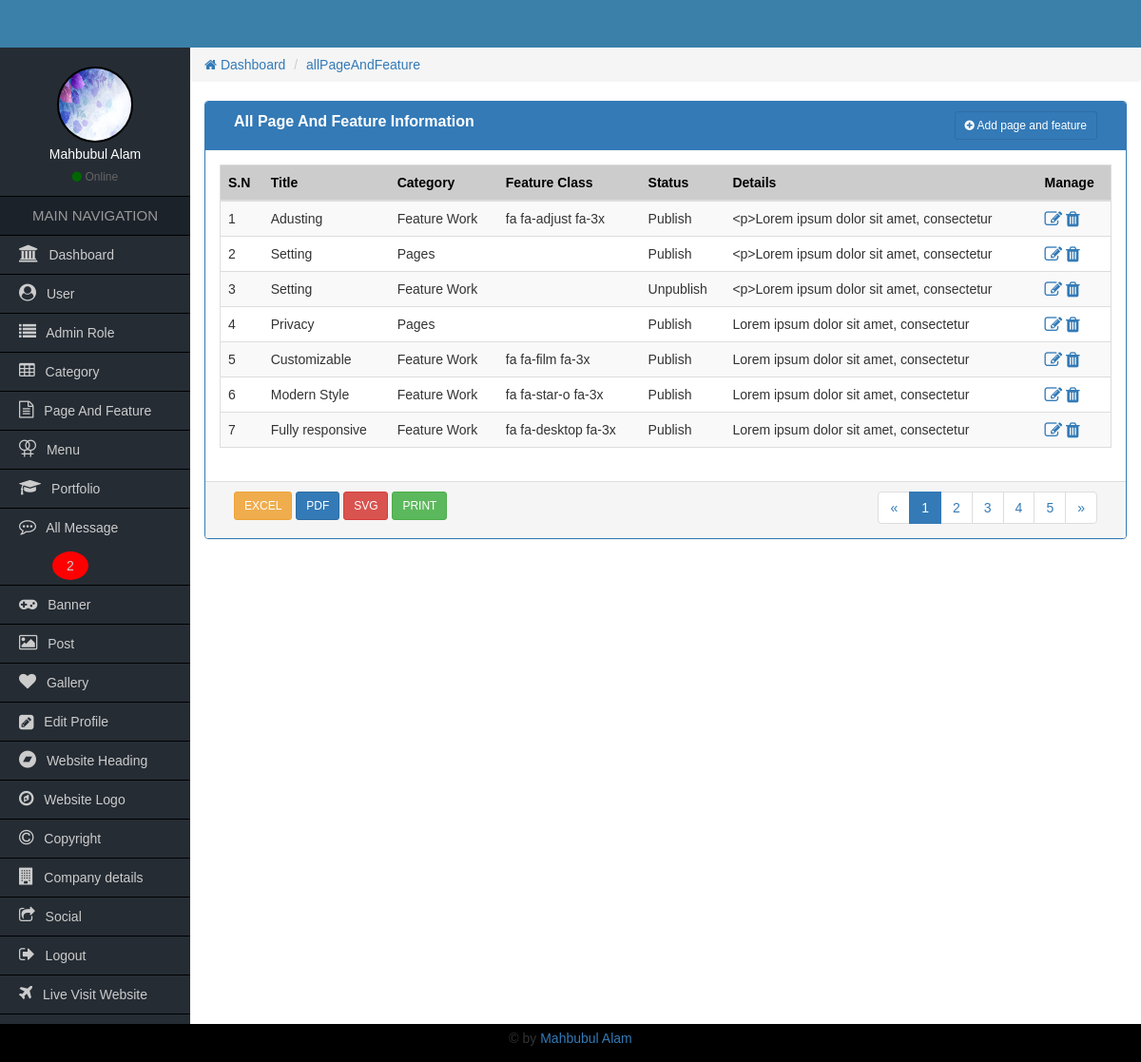
Before: /Admin/allPageAndFeature.php (signed in) with the older database file.
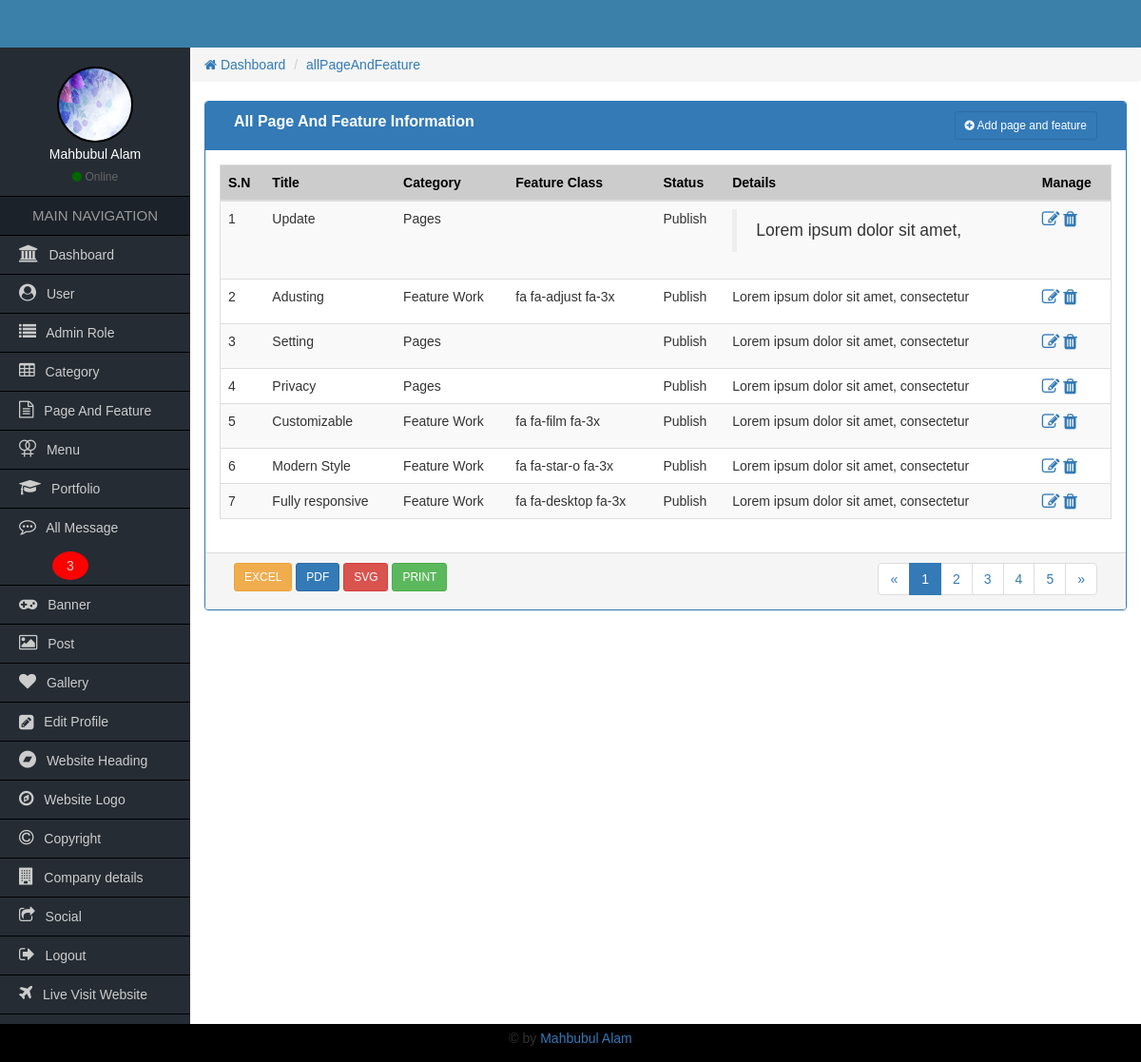
After: the same page with the newer database file.
### tables this page shows
CREATE TABLE `tbl_pageandfeature` (
  `pId` int(11) NOT NULL,
  `pTitle` varchar(110) NOT NULL,
  `pIconClass` varchar(40) NOT NULL,
  `pDetails` text NOT NULL,
  `pCategory` int(11) NOT NULL,
  `pStatus` int(11) NOT NULL,
  `pUploaderId` int(11) NOT NULL,
  `pUploaderName` varchar(25) NOT NULL,
  `pUploadedDate` timestamp NOT NULL DEFAULT CURRENT_TIMESTAMP
);

### Admin/functions/function.php (called while the page is built, shortened)
<?php
    function getHeader(){
        require_once "inc/header.php";
    }
    function getSidebar(){
            require_once "inc/sidebar.php";
        }
    function getBread(){
            require_once "inc/bread.php";
        }
    function getFooter(){
            require_once "inc/footer.php";
        }
    function textShorten($text,$limit){
        $text = substr($text,0,$limit);
        $text = substr($text,0,strrpos($text,' '));
        return $text;
    }
    function getCurrentPage() {
    $link = explode('/', $_SERVER['PHP_SELF']);
    $page = $link[count($link) - 1];
    $page = explode('.',$page);
    $page = $page[0];
    return $page;
}
?>

### Admin/allPageAndFeature.php (the view, shortened to what this page needs)
<?php
    require_once "functions/function.php";
?>
<?php
    getHeader();
    getSidebar();
    getBread();
?>
                <div class="col-md-12">
                	<div class="panel panel-primary">
                        <div class="panel-heading">
                            <div class="col-md-9 heading_title">
                                All Page And Feature Information
                             </div>
                             <div class="col-md-3 text-right">
                             	<a href="addPageAndFeature.php" class="btn btn-sm btn btn-primary"><i class="fa fa-plus-circle"></i> Add page and feature</a>
                            </div>
                            <div class="clearfix"></div>
                        </div>
                      <div class="panel-body">
                          <table class="table table-responsive table-striped table-hover table_cus">
                          		<thead class="table_head">
                            		<tr>
                                       <th>S.N</th>
                                    	<th>Title</th>
                                        <th>Category</th>
                                        <th>Feature Class</th>
                                        <th>Status</th>
                                        <th class="hidden-xs">Details</th>
                                        <th>Manage</th>
                                    </tr>
                            	</thead>
                                <tbody>
                                 <?php
                                    $query = "SELECT * FROM tbl_pageandfeature ORDER BY pId DESC";
                                    $result = mysqli_query($con,$query)->fetch_all(MYSQLI_ASSOC);
                                    if($result){
                                        $i=0;
                                        foreach($result as $p){
                                 ?>
                                	<tr>
                                       <td><?=++$i;?></td>
                                    	<td><?=$p['pTitle'];?></td>
                                        <td><?php if($p['pCategory']==1) echo 'Feature Work';else echo 'Pages';?></td>
                                        <td><?=$p['pIconClass'];?></td>
                                        <td><?php if($p['pStatus']==1) echo 'Unpublish'; else echo 'Publish';?></td>
                                        <td class="hidden-xs"><?=textShorten($p['pDetails'],50);?></td>
                                        <td>
                                            <a href="EditPageAndFeature.php?pEditId=<?=$p['pId'];?>"><i class="fa fa-edit fa-lg"></i></a>
                                            <a onclick="return confirm('Are you sure to remove this id');" href="?pDeleteId=<?=$p['pId'];?>"><i class="fa fa-trash fa-lg"></i></a>
                                        </td>
                                    </tr>
                                    <?php } } ?>
                                </tbody>
                          </table>
                      </div>
                      <div class="panel-footer">
                        <div class="col-md-4">
                        	<a href="#" class="btn btn-sm btn-warning">EXCEL</a>
                            <a href="#" class="btn btn-sm btn-primary">PDF</a>
                            <a href="#" class="btn btn-sm btn-danger">SVG</a>
                            <a href="#" class="btn btn-sm btn-success">PRINT</a>
                        </div>
                        <div class="col-md-4">
                        </div>
                        <div class="col-md-4 text-right">
                        	<nav aria-label="Page navigation">
                              <ul class="pagination pagina_cus">
                                <li>
                                  <a href="#" aria-label="Previous">
                                    <span aria-hidden="true">&laquo;</span>
                                  </a>
                                </li>
                                <li class="active"><a href="#">1</a></li>
                                <li><a href="#">2</a></li>
                                <li><a href="#">3</a></li>
                                <li><a href="#">4</a></li>
                                <li><a href="#">5</a></li>
                                <li>
                                  <a href="#" aria-label="Next">
                                    <span aria-hidden="true">&raquo;</span>
                                  </a>
                                </li>
                              </ul>
                            </nav>
                        </div>
                        <div class="clearfix"></div>
                      </div>
                    </div>
                </div>
<?php
    getFooter();
?>

### Admin/inc/header.php (shortened to what this page needs)
<!DOCTYPE html>
<html lang="en">
  <head>
    <link type="text/css" rel="stylesheet" href="css/font-awesome.min.css"/>
    <link type="text/css" href="css/bootstrap.min.css" rel="stylesheet">
    <link type="text/css" rel="stylesheet" href="css/style.css"/>
  </head>
  <body>
  	<div class="container-fluid header_full">
    	<div class="container header">
        </div>
    </div>
    <div class="container-fluid content_full">
        <div class="row">

### Admin/inc/sidebar.php
<div class="col-md-2 sidebar pd0">
            	<div class="side_user">
                   <?php
                      $userId = $_SESSION['userId'];
                      $query = "SELECT * FROM tbl_admin_user WHERE userId='$userId'";
                      global $con;
                      $result = mysqli_query($con,$query);
                      $resultAdmin = mysqli_fetch_array($result);
                      if($resultAdmin['userImage'] != NULL){
                    ?>
                	<img class="img-responsive" src="uploads/<?=$resultAdmin['userImage'];?>"/>
                   <?php }else{ ?>
                	<img class="img-responsive" src="images/avatar.png"/>
                   <?php } ?>
                    <h4><?=$resultAdmin['userName'];?></h4>
                    <span><i class="fa fa-circle"></i> Online</span>
                </div>
                <h2>MAIN NAVIGATION</h2>
                <ul>
                	<li><a href="index.php"><i class="fa fa-university"></i> Dashboard</a></li>
                   <?php if($_SESSION['roleId'] <= 2){ ?>
                        <li><a href="allUser.php"><i class="fa fa-user-circle"></i> User</a></li>
                        <li><a href="allAdminRole.php"><i class="fa fa-list"></i> Admin Role</a></li>
                    <?php } ?>
                    <?php if($_SESSION['roleId'] <= 4){ ?>
                        <li><a href="allCategory.php"><i class="fa fa-table"></i> Category</a></li>
                        <li><a href="allPageAndFeature.php"><i class="fa fa-file-text-o"></i> Page And Feature</a></li>
                    <?php } ?>
                    <?php if($_SESSION['roleId'] <= 3){ ?>
                       <li><a href="allMenu.php"><i class="fa fa-venus-double" aria-hidden="true"></i> Menu</a></li>
                       <li><a href="allPortfolio.php"><i class="fa fa-graduation-cap" aria-hidden="true"></i> Portfolio</a></li>
                       <?php
                            global $con;
                            $query = "SELECT * FROM tbl_contact WHERE contactStatus='1'";
                            $messageResult = mysqli_query($con,$query);
                            $count = mysqli_num_rows($messageResult);
                        ?>
                        <li><a href="allMessage.php"><i class="fa fa-commenting-o"></i> All Message <?php if($count > 0){?><span style="border-radius:50%;background-color:red;padding:7px 15px;margin-left:35px;"><?=$count;?></span><?php }?></a></li>
                    <?php } ?>
                    <li><a href="allBanner.php"><i class="fa fa-gamepad"></i> Banner</a></li>
                    <li><a href="allPost.php"><i class="fa fa-image"></i> Post</a></li>
                    <li><a href="allGallery.php"><i class="fa fa-heart"></i> Gallery</a></li>
                    <li><a href="userProfileMenu.php?userEditId=<?php echo $_SESSION['userId'];?>"><i class="fa fa-pencil-square fa-lg"></i> Edit Profile</a></li>
                    <?php if($_SESSION['roleId'] <= 2){ ?>
                        <li><a href="website_heading.php"><i class="fa fa-bandcamp"></i> Website Heading</a></li>
                        <li><a href="website_logo.php"><i class="fa fa-compass" aria-hidden="true"></i> Website Logo</a></li>
                        <li><a href="website_copyright.php"><i class="fa fa-copyright"></i> Copyright</a></li>
                        <li><a href="company_details.php"><i class="fa fa-building" aria-hidden="true"></i> Company details</a></li>
                        <li><a href="social_url.php"><i class="fa fa-share-square-o"></i> Social</a></li>
                    <?php } ?>
                    <li><a href="logout.php"><i class="fa fa-sign-out"></i> Logout</a></li>
                    <li><a href="../index.php" target="_blank"><i class="fa fa-plane"></i> Live Visit Website</a></li>
                </ul>
            </div>

### Admin/inc/bread.php
<div class="col-md-10 admin-part pd0">
    <ol class="breadcrumb">
        <li><a href="index.php"><i class="fa fa-home"></i> Dashboard</a></li>
        <li><a href="#"><?php echo getCurrentPage(); ?></a></li>
    </ol>

### Admin/inc/footer.php (shortened to what this page needs)
</div>
</div>
</div>
<div class="container-fluid footer_full">
    <div class="container footer">
        <div class="row">
            <p align="center" style="margin-top:5px;">&copy; by <a href="#">Mahbubul Alam</a></p>
        </div>
    </div>
</div>
</body>
</html>

### Admin/css/style.css (style rules this page uses)
* { margin:0px; padding:0px; outline:0px; }
img { border:0px; }
ul, ol { list-style-type:none; }
a { text-decoration:none; }
.pd0 { padding-left:0px; padding-right:0px; padding-top:0px; padding-bottom:0px; }
body { font-family:Verdana, Geneva, sans-serif; }
.header_full { background:#3b80a9; }
.header { height:50px; }
.sidebar { background-color:#252c34; min-height:600px; }
.side_user { text-align:center; color:#fff; padding:20px 0px 10px; border-bottom:1px solid #000; }
.side_user img { width:80px; height:80px; border:2px solid #000; border-radius:50%; display:inline-block; }
.side_user h4 { font-size:14px; margin:5px 0px; }
.side_user span { color:#666; font-size:12px; }
.side_user span i { color:#060; }
.sidebar h2 { font-size:15px; text-align:center; margin:0px; line-height:40px; background-color:#1b222a; color:#999; border-bottom:1px solid #000; }
.sidebar ul li a { font-size:14px; color:#CCC; line-height:40px; padding-left:20px; display:block; border-bottom:1px solid #000; }
.sidebar ul li a i { font-size:18px; padding-right:7px; }
.footer_full { background-color:#000; }
.footer { height:40px; }
.heading_title { font-size:16px; font-weight:bold; }
.table_cus { border:1px solid #ddd; }
.table_head { background-color:#ccc; color:#000; }
.pagina_cus { padding:0px; margin:0px; }

Changed rows visible on the page:
removed tbl_pageandfeature: pTitle "Setting", pCategory "Feature Work", pStatus "Unpublish", pDetails "<p>Lorem ipsum dolor sit amet, consectetur"
added tbl_pageandfeature: pTitle "Update", pCategory "Pages", pStatus "Publish", pDetails "Lorem ipsum dolor sit amet,"
changed tbl_pageandfeature "Adusting": pDetails "<p>Lorem ipsum dolor sit amet, consectetur" → "Lorem ipsum dolor sit amet, consectetur"
changed tbl_pageandfeature "Setting": pDetails "<p>Lorem ipsum dolor sit amet, consectetur" → "Lorem ipsum dolor sit amet, consectetur"
Other visible differences:
$count: "2" → "3"
